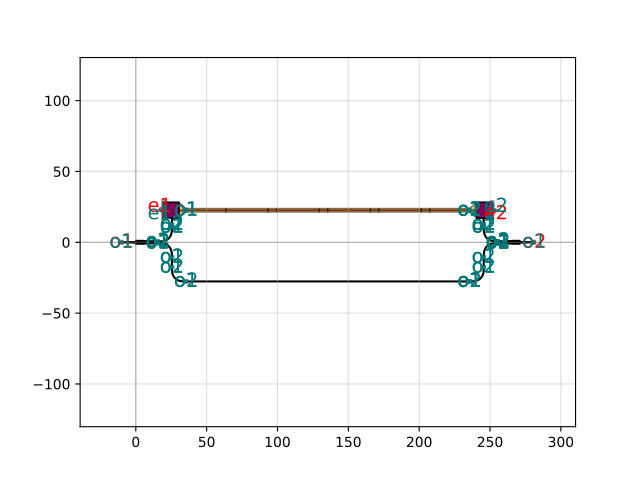

Source code (Python):
import gdsfactory as gf

c = gf.components.mzi_phase_shifter_top_heater_metal(delta_length=10.0, length_y=2.0, length_x=200, with_splitter=True, port_e1_splitter='o2', port_e0_splitter='o3', port_e1_combiner='o2', port_e0_combiner='o3', nbends=2)
c.plot()
